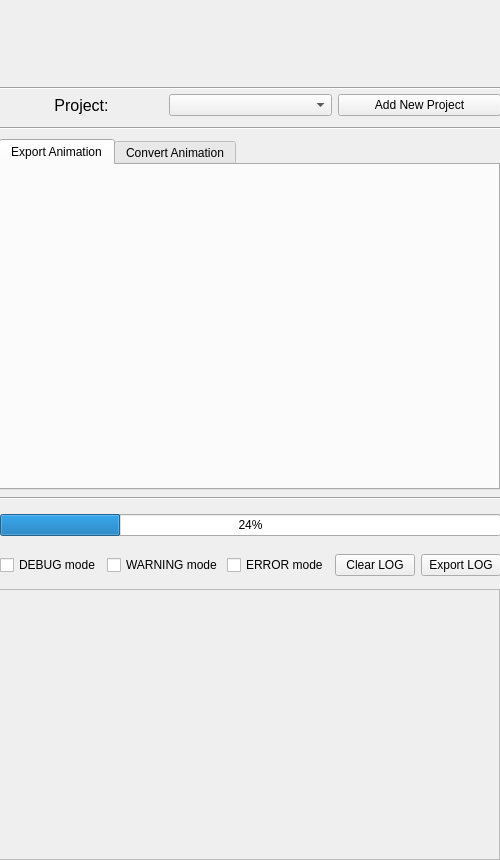
<?xml version="1.0" encoding="UTF-8"?>
<ui version="4.0">
 <class>MainWindow</class>
 <widget class="QMainWindow" name="MainWindow">
  <property name="geometry">
   <rect>
    <x>0</x>
    <y>0</y>
    <width>500</width>
    <height>860</height>
   </rect>
  </property>
  <property name="windowTitle">
   <string>MainWindow</string>
  </property>
  <widget class="QWidget" name="centralwidget">
   <widget class="QLabel" name="logo">
    <property name="geometry">
     <rect>
      <x>0</x>
      <y>0</y>
      <width>501</width>
      <height>81</height>
     </rect>
    </property>
    <property name="text">
     <string/>
    </property>
    <property name="pixmap">
     <pixmap>icons/OwlHeader.png</pixmap>
    </property>
   </widget>
   <widget class="Line" name="under_logo_line">
    <property name="geometry">
     <rect>
      <x>0</x>
      <y>80</y>
      <width>500</width>
      <height>16</height>
     </rect>
    </property>
    <property name="orientation">
     <enum>Qt::Horizontal</enum>
    </property>
   </widget>
   <widget class="QWidget" name="horizontalLayoutWidget">
    <property name="geometry">
     <rect>
      <x>0</x>
      <y>90</y>
      <width>501</width>
      <height>31</height>
     </rect>
    </property>
    <layout class="QHBoxLayout" name="top_project_set_layout">
     <item>
      <widget class="QLabel" name="label">
       <property name="font">
        <font>
         <family>Tahoma</family>
         <pointsize>12</pointsize>
        </font>
       </property>
       <property name="locale">
        <locale language="English" country="UnitedStates"/>
       </property>
       <property name="text">
        <string>Project:</string>
       </property>
       <property name="alignment">
        <set>Qt::AlignCenter</set>
       </property>
      </widget>
     </item>
     <item>
      <widget class="QComboBox" name="set_project_combo_box">
       <property name="maximumSize">
        <size>
         <width>16777207</width>
         <height>16777215</height>
        </size>
       </property>
      </widget>
     </item>
     <item>
      <widget class="QPushButton" name="add_project_btn">
       <property name="text">
        <string>Add New Project</string>
       </property>
      </widget>
     </item>
    </layout>
   </widget>
   <widget class="Line" name="line">
    <property name="geometry">
     <rect>
      <x>0</x>
      <y>120</y>
      <width>501</width>
      <height>16</height>
     </rect>
    </property>
    <property name="orientation">
     <enum>Qt::Horizontal</enum>
    </property>
   </widget>
   <widget class="QWidget" name="verticalLayoutWidget">
    <property name="geometry">
     <rect>
      <x>-1</x>
      <y>139</y>
      <width>501</width>
      <height>351</height>
     </rect>
    </property>
    <layout class="QVBoxLayout" name="tab_layout">
     <item>
      <widget class="QTabWidget" name="tabWidget">
       <property name="currentIndex">
        <number>0</number>
       </property>
       <widget class="QWidget" name="export_anim_tab">
        <attribute name="title">
         <string>Export Animation</string>
        </attribute>
       </widget>
       <widget class="QWidget" name="convert_anim_tab">
        <attribute name="title">
         <string>Convert Animation</string>
        </attribute>
       </widget>
      </widget>
     </item>
    </layout>
   </widget>
   <widget class="QWidget" name="verticalLayoutWidget_2">
    <property name="geometry">
     <rect>
      <x>0</x>
      <y>510</y>
      <width>501</width>
      <height>31</height>
     </rect>
    </property>
    <layout class="QVBoxLayout" name="progress_bar_layout">
     <item>
      <widget class="QProgressBar" name="progressBar">
       <property name="value">
        <number>24</number>
       </property>
       <property name="invertedAppearance">
        <bool>false</bool>
       </property>
      </widget>
     </item>
    </layout>
   </widget>
   <widget class="Line" name="line_2">
    <property name="geometry">
     <rect>
      <x>0</x>
      <y>490</y>
      <width>501</width>
      <height>16</height>
     </rect>
    </property>
    <property name="orientation">
     <enum>Qt::Horizontal</enum>
    </property>
   </widget>
   <widget class="QWidget" name="gridLayoutWidget">
    <property name="geometry">
     <rect>
      <x>0</x>
      <y>550</y>
      <width>501</width>
      <height>31</height>
     </rect>
    </property>
    <layout class="QGridLayout" name="logging_setting_layout">
     <item row="0" column="2">
      <widget class="QCheckBox" name="error_check_btn">
       <property name="text">
        <string>ERROR mode</string>
       </property>
      </widget>
     </item>
     <item row="0" column="0">
      <widget class="QCheckBox" name="debug_check_btn">
       <property name="text">
        <string>DEBUG mode</string>
       </property>
      </widget>
     </item>
     <item row="0" column="3">
      <widget class="QPushButton" name="clear_log_btn">
       <property name="text">
        <string>Clear LOG</string>
       </property>
      </widget>
     </item>
     <item row="0" column="1">
      <widget class="QCheckBox" name="warning_check_btn">
       <property name="text">
        <string>WARNING mode</string>
       </property>
      </widget>
     </item>
     <item row="0" column="4">
      <widget class="QPushButton" name="export_log_btn">
       <property name="text">
        <string>Export LOG</string>
       </property>
      </widget>
     </item>
    </layout>
   </widget>
   <widget class="QWidget" name="verticalLayoutWidget_3">
    <property name="geometry">
     <rect>
      <x>-1</x>
      <y>589</y>
      <width>501</width>
      <height>271</height>
     </rect>
    </property>
    <layout class="QVBoxLayout" name="logger_window_layout">
     <item>
      <widget class="QScrollArea" name="logger_scroll_area">
       <property name="widgetResizable">
        <bool>true</bool>
       </property>
       <widget class="QWidget" name="scrollAreaWidgetContents">
        <property name="geometry">
         <rect>
          <x>0</x>
          <y>0</y>
          <width>497</width>
          <height>267</height>
         </rect>
        </property>
       </widget>
      </widget>
     </item>
    </layout>
   </widget>
  </widget>
 </widget>
 <resources/>
 <connections/>
</ui>
